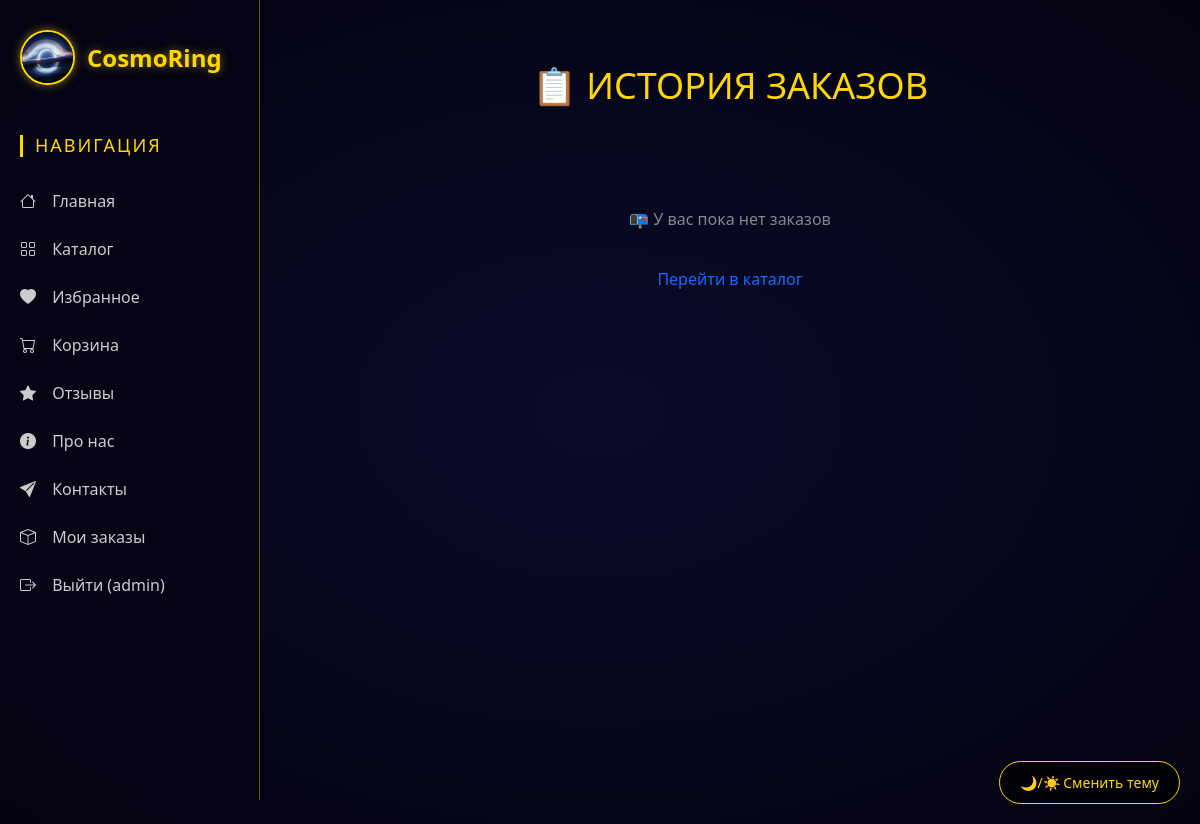
/orders/history/ (signed in), run on an earlier commit of the app's database.
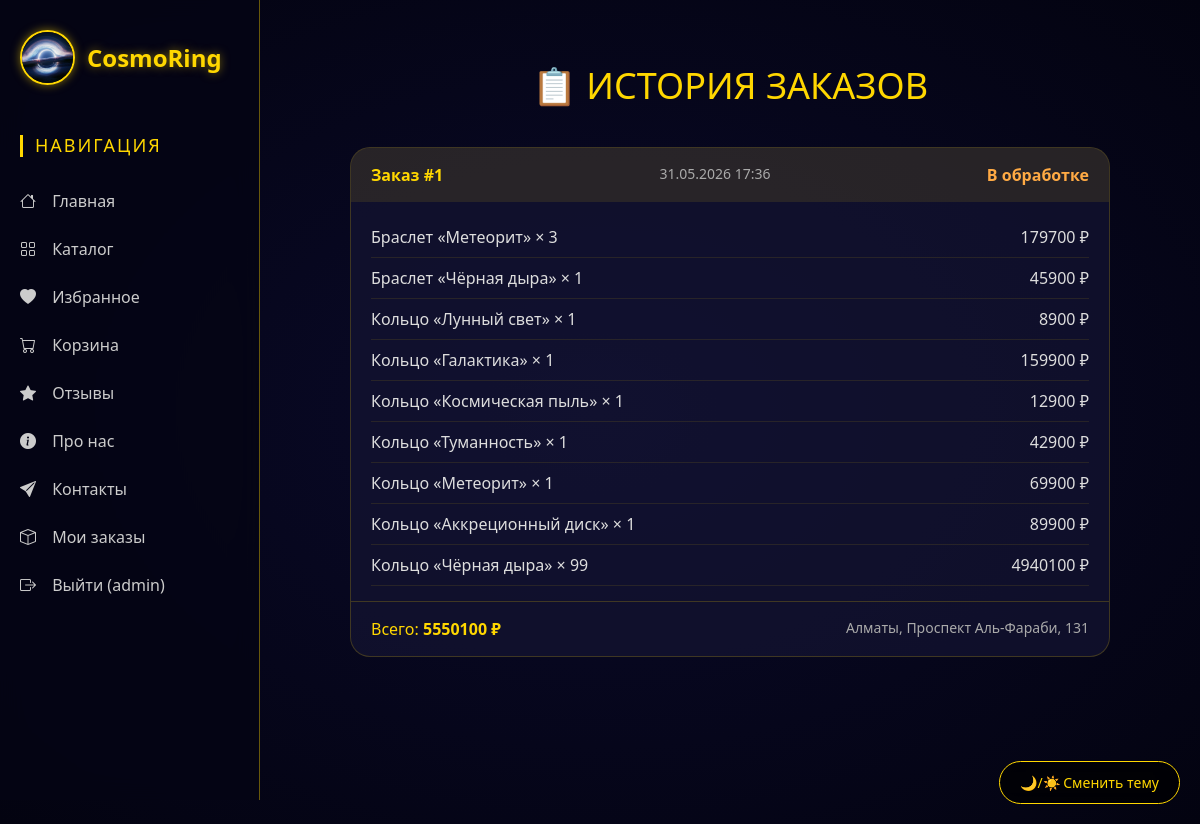
And on a later commit of the database.
### orders/models.py (models this page shows, shortened)
class Order(models.Model):
    STATUS_CHOICES = [
        ('pending', 'В обработке'),
        ('confirmed', 'Подтверждён'),
        ('shipped', 'Отправлен'),
        ('delivered', 'Доставлен'),
        ('cancelled', 'Отменён'),
    ]
    user = models.ForeignKey(
        settings.AUTH_USER_MODEL, on_delete=models.CASCADE,
        related_name='orders', verbose_name='Пользователь'
    )
    full_name = models.CharField('ФИО', max_length=200)
    phone = models.CharField('Телефон', max_length=20)
    email = models.EmailField('Email')
    address = models.TextField('Адрес доставки')
    city = models.CharField('Город', max_length=100)
    postal_code = models.CharField('Почтовый индекс', max_length=20, blank=True)
    comment = models.TextField('Комментарий к заказу', blank=True)
    status = models.CharField('Статус', max_length=20, choices=STATUS_CHOICES, default='pending')
    total_price = models.DecimalField('Сумма заказа', max_digits=12, decimal_places=0, default=0)
    created_at = models.DateTimeField('Дата создания', auto_now_add=True)
    updated_at = models.DateTimeField('Дата обновления', auto_now=True)
    class Meta:
        verbose_name = 'Заказ'
        verbose_name_plural = 'Заказы'
        ordering = ['-created_at']

class OrderItem(models.Model):
    order = models.ForeignKey(
        Order, on_delete=models.CASCADE,
        related_name='items', verbose_name='Заказ'
    )
    product = models.ForeignKey(
        Product, on_delete=models.SET_NULL,
        null=True, verbose_name='Товар'
    )
    product_name = models.CharField('Название товара', max_length=200)
    product_price = models.DecimalField('Цена', max_digits=10, decimal_places=0)
    quantity = models.PositiveIntegerField('Количество', default=1)
    def total(self):
        return self.product_price * self.quantity
    class Meta:
        verbose_name = 'Позиция заказа'
        verbose_name_plural = 'Позиции заказов'

### orders/views.py (the view)
# urls.py: path('history/', views.order_history, name='order_history'),
@login_required
def order_history(request):
    orders = Order.objects.filter(user=request.user).order_by('-created_at')
    return render(request, 'orders/order_history.html', {'orders': orders})

### orders/templates/orders/order_history.html (shortened to what this page needs)
{% extends 'main/layout.html' %}
{% load static %}
{% block content %}
<link rel="stylesheet" href="{% static 'main/css/orders.css' %}">
<div class="order-history">
    <h1 class="history-title">📋 ИСТОРИЯ ЗАКАЗОВ</h1>
    {% if orders %}
    {% for order in orders %}
    <div class="order-card">
        <div class="order-header">
            <span class="order-id">Заказ #{{ order.id }}</span>
            <span class="order-date">{{ order.created_at|date:"d.m.Y H:i" }}</span>
            <span class="order-status">{{ order.get_status_display }}</span>
        </div>
        <div class="order-body">
            {% for item in order.items.all %}
            <div class="order-item">
                <span>{{ item.product_name }} × {{ item.quantity }}</span>
                <span>{{ item.total|floatformat:0 }} ₽</span>
            </div>
            {% endfor %}
        </div>
        <div class="order-footer">
            <span class="order-total">Всего: <strong>{{ order.total_price|floatformat:0 }} ₽</strong></span>
            <span class="order-address">{{ order.city }}, {{ order.address }}</span>
        </div>
    </div>
    {% endfor %}
    {% else %}
    <div class="empty-history">
        <p>📭 У вас пока нет заказов</p>
        <a href="{% url 'catalog' %}" class="btn-continue">Перейти в каталог</a>
    </div>
    {% endif %}
</div>
{% endblock %}

What changed in the data, as far as the page shows it:
added Order: id "1", created_at "31.05.2026 17:36", status "В обработке", total_price "5550100", city "Алматы", address "Проспект Аль-Фараби, 131"
added OrderItem: product_name "Браслет «Метеорит»", quantity "3", total "179700"
added OrderItem: product_name "Браслет «Чёрная дыра»", quantity "1", total "45900"
added OrderItem: product_name "Кольцо «Лунный свет»", quantity "1", total "8900"
added OrderItem: product_name "Кольцо «Галактика»", quantity "1", total "159900"
added OrderItem: product_name "Кольцо «Космическая пыль»", quantity "1", total "12900"
added OrderItem: product_name "Кольцо «Туманность»", quantity "1", total "42900"
added OrderItem: product_name "Кольцо «Метеорит»", quantity "1", total "69900"
added OrderItem: product_name "Кольцо «Аккреционный диск»", quantity "1", total "89900"
added OrderItem: product_name "Кольцо «Чёрная дыра»", quantity "99", total "4940100"
Also different on the page:
text no longer shown: "📭 У вас пока нет заказов Перейти в каталог"
